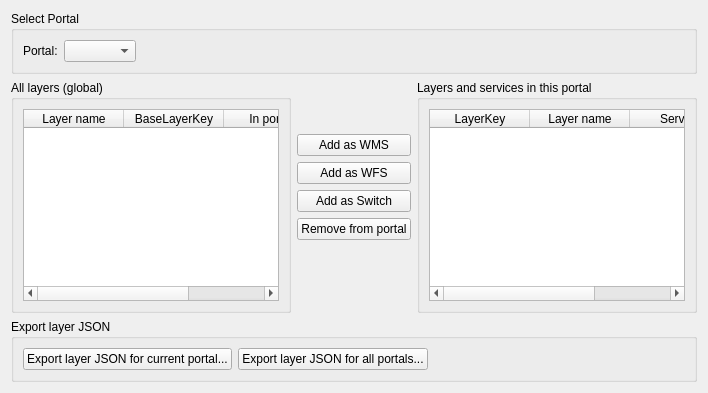
          <widget class="QWidget" name="tabLayerJSONs">
           <attribute name="title">
            <string>Layer JSONs</string>
           </attribute>
           <layout class="QVBoxLayout" name="verticalLayout_portalLayerConfig">
            <item>
             <widget class="QGroupBox" name="groupBox_portalSelectLayers">
              <property name="sizePolicy">
               <sizepolicy hsizetype="Preferred" vsizetype="Fixed">
                <horstretch>0</horstretch>
                <verstretch>0</verstretch>
               </sizepolicy>
              </property>
              <property name="minimumSize">
               <size>
                <width>0</width>
                <height>0</height>
               </size>
              </property>
              <property name="maximumSize">
               <size>
                <width>16777215</width>
                <height>90</height>
               </size>
              </property>
              <property name="title">
               <string>Select Portal</string>
              </property>
              <layout class="QHBoxLayout" name="horizontalLayout_portalSelectLayers">
               <item>
                <widget class="QLabel" name="label_portalSelectLayers">
                 <property name="text">
                  <string>Portal:</string>
                 </property>
                </widget>
               </item>
               <item>
                <widget class="QComboBox" name="cmbPortalSelectLayers"/>
               </item>
               <item>
                <spacer name="horizontalSpacer_portalSelectLayers">
                 <property name="orientation">
                  <enum>Qt::Horizontal</enum>
                 </property>
                 <property name="sizeHint" stdset="0">
                  <size>
                   <width>35</width>
                   <height>20</height>
                  </size>
                 </property>
                </spacer>
               </item>
              </layout>
             </widget>
            </item>
            <item>
             <widget class="QSplitter" name="splitter_portalLayerConfig">
              <property name="orientation">
               <enum>Qt::Horizontal</enum>
              </property>
              <widget class="QWidget" name="widget_portalLayersLeft">
               <layout class="QHBoxLayout" name="horizontalLayout_portalLayersMain">
                <item>
                 <widget class="QGroupBox" name="groupBox_allLayers">
                  <property name="title">
                   <string>All layers (global)</string>
                  </property>
                  <layout class="QVBoxLayout" name="verticalLayout_allLayers">
                   <item>
                    <widget class="QTableWidget" name="tblAllLayers">
                     <property name="sizePolicy">
                      <sizepolicy hsizetype="Expanding" vsizetype="Expanding">
                       <horstretch>0</horstretch>
                       <verstretch>0</verstretch>
                      </sizepolicy>
                     </property>
                     <column>
                      <property name="text">
                       <string>Layer name</string>
                      </property>
                     </column>
                     <column>
                      <property name="text">
                       <string>BaseLayerKey</string>
                      </property>
                     </column>
                     <column>
                      <property name="text">
                       <string>In portals</string>
                      </property>
                     </column>
                    </widget>
                   </item>
                  </layout>
                 </widget>
                </item>
                <item>
                 <layout class="QVBoxLayout" name="verticalLayout_portalLayerActions">
                  <item>
                   <spacer name="verticalSpacer">
                    <property name="orientation">
                     <enum>Qt::Vertical</enum>
                    </property>
                    <property name="sizeType">
                     <enum>QSizePolicy::Fixed</enum>
                    </property>
                    <property name="sizeHint" stdset="0">
                     <size>
                      <width>20</width>
                      <height>54</height>
                     </size>
                    </property>
                   </spacer>
                  </item>
                  <item>
                   <widget class="QPushButton" name="btnAddLayerToPortalAsWms">
                    <property name="text">
                     <string>Add as WMS</string>
                    </property>
                   </widget>
                  </item>
                  <item>
                   <widget class="QPushButton" name="btnAddLayerToPortalAsWfs">
                    <property name="text">
                     <string>Add as WFS</string>
                    </property>
                   </widget>
                  </item>
                  <item>
                   <widget class="QPushButton" name="btnAddLayerToPortalAsSwitch">
                    <property name="text">
                     <string>Add as Switch</string>
                    </property>
                   </widget>
                  </item>
                  <item>
                   <widget class="QPushButton" name="btnRemoveLayerFromPortal">
                    <property name="text">
                     <string>Remove from portal</string>
                    </property>
                   </widget>
                  </item>
                  <item>
                   <spacer name="verticalSpacer_portalLayerActions">
                    <property name="orientation">
                     <enum>Qt::Vertical</enum>
                    </property>
                    <property name="sizeType">
                     <enum>QSizePolicy::Expanding</enum>
                    </property>
                    <property name="sizeHint" stdset="0">
                     <size>
                      <width>20</width>
                      <height>40</height>
                     </size>
                    </property>
                   </spacer>
                  </item>
                 </layout>
                </item>
                <item>
                 <widget class="QGroupBox" name="groupBox_portalLayers">
                  <property name="title">
                   <string>Layers and services in this portal</string>
                  </property>
                  <layout class="QVBoxLayout" name="verticalLayout_portalLayersInner">
                   <item>
                    <widget class="QTableWidget" name="tblPortalLayers">
                     <property name="sizePolicy">
                      <sizepolicy hsizetype="Expanding" vsizetype="Expanding">
                       <horstretch>0</horstretch>
                       <verstretch>0</verstretch>
                      </sizepolicy>
                     </property>
                     <column>
                      <property name="text">
                       <string>LayerKey</string>
                      </property>
                     </column>
                     <column>
                      <property name="text">
                       <string>Layer name</string>
                      </property>
                     </column>
                     <column>
                      <property name="text">
                       <string>Service</string>
                      </property>
                     </column>
                    </widget>
                   </item>
                  </layout>
                 </widget>
                </item>
               </layout>
              </widget>
             </widget>
            </item>
            <item>
             <widget class="QGroupBox" name="groupBox_exportLayerJson">
              <property name="sizePolicy">
               <sizepolicy hsizetype="Preferred" vsizetype="Fixed">
                <horstretch>0</horstretch>
                <verstretch>0</verstretch>
               </sizepolicy>
              </property>
              <property name="minimumSize">
               <size>
                <width>0</width>
                <height>0</height>
               </size>
              </property>
              <property name="maximumSize">
               <size>
                <width>16777215</width>
                <height>90</height>
               </size>
              </property>
              <property name="title">
               <string>Export layer JSON</string>
              </property>
              <layout class="QVBoxLayout" name="verticalLayout_exportLayerJson">
               <item>
                <layout class="QHBoxLayout" name="horizontalLayout_exportLayerJsonButtons">
                 <item>
                  <widget class="QPushButton" name="btnExportCurrentPortalLayersJson">
                   <property name="text">
                    <string>Export layer JSON for current portal...</string>
                   </property>
                  </widget>
                 </item>
                 <item>
                  <widget class="QPushButton" name="btnExportAllPortalsLayersJson">
                   <property name="text">
                    <string>Export layer JSON for all portals...</string>
                   </property>
                  </widget>
                 </item>
                 <item>
                  <spacer name="horizontalSpacer_exportLayerJsonButtons">
                   <property name="orientation">
                    <enum>Qt::Horizontal</enum>
                   </property>
                   <property name="sizeHint" stdset="0">
                    <size>
                     <width>40</width>
                     <height>20</height>
                    </size>
                   </property>
                  </spacer>
                 </item>
                </layout>
               </item>
              </layout>
             </widget>
            </item>
           </layout>
          </widget>
